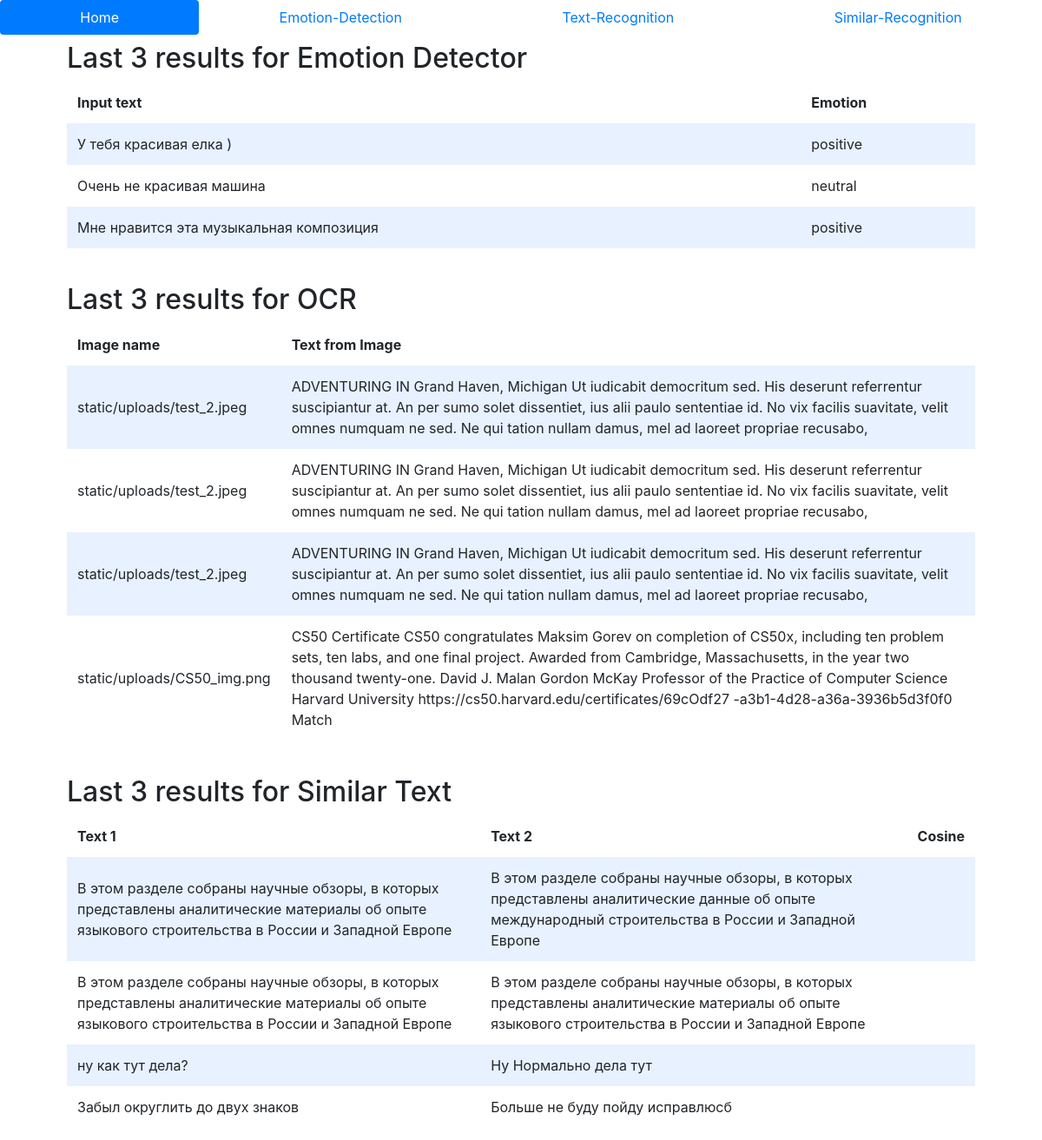
Before: / with the older database file.
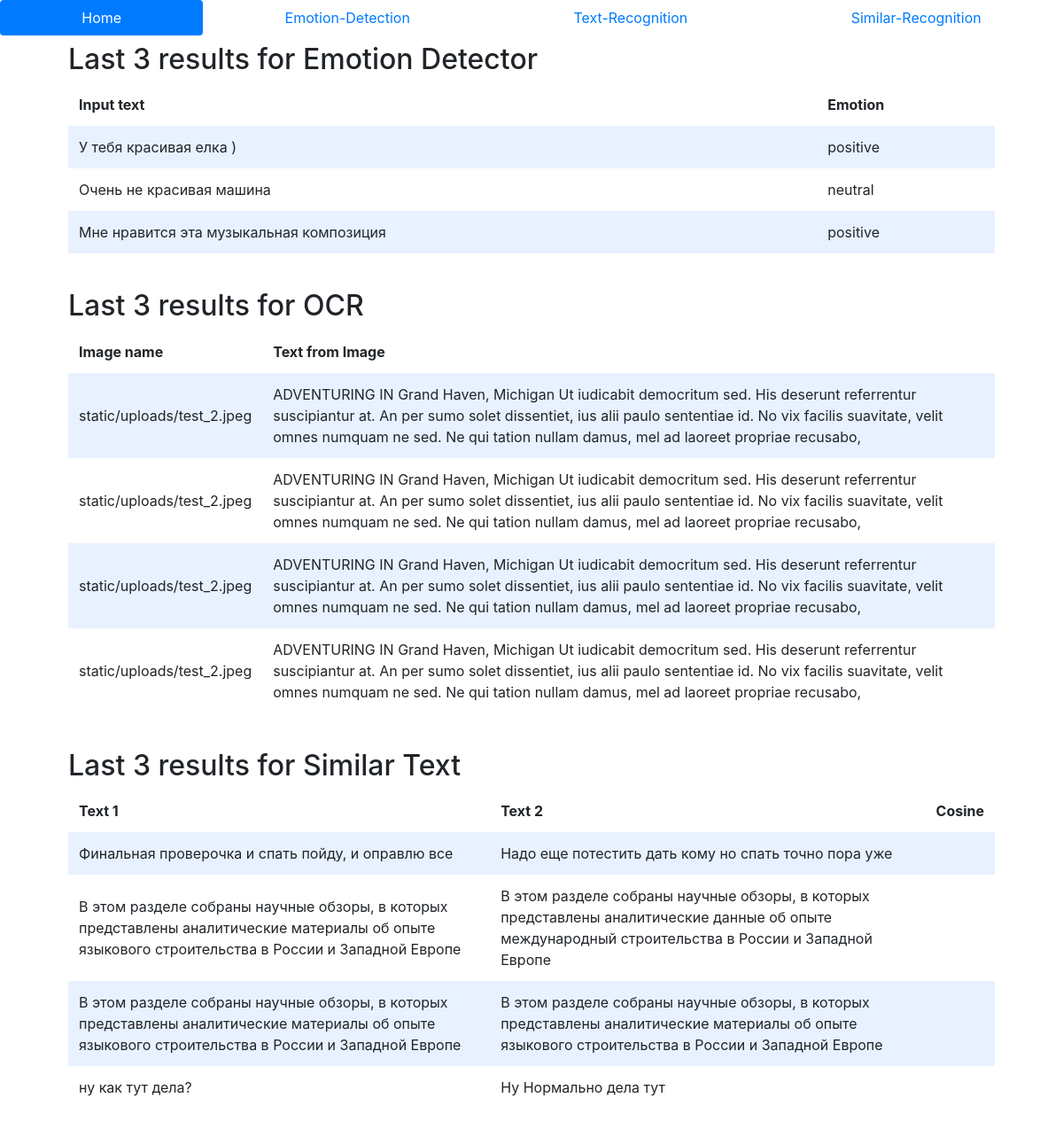
After: the same page with the newer database file.
### tables this page shows
CREATE TABLE emotion(id INTEGER PRIMARY KEY AUTOINCREMENT, input TEXT NOT NULL, output TEXT NOT NULL, score FLOAT NOT NULL);

CREATE TABLE image(id INTEGER PRIMARY KEY AUTOINCREMENT, image TEXT NOT NULL, text TECT NOT NULL);

CREATE TABLE similar(id INTEGER PRIMARY KEY AUTOINCREMENT, text_1 TEXT NOT NULL, text_2 TEXT NOT NULL, score FLOAT NOT NULL);

### app.py (the view)
@app.route("/")
def index():
    emotions = db.execute("SELECT * FROM emotion ORDER BY id DESC LIMIT 3")
    exctracted_txt = db.execute("SELECT * FROM image ORDER BY id DESC LIMIT 4")
    similar_texts = db.execute("SELECT * FROM similar ORDER BY id DESC LIMIT 4")
    return render_template("index.html",
                           emotions=emotions,
                           exctracted_txt=exctracted_txt,
                           similar_texts=similar_texts)

### app.py (called while the page is built)
@app.after_request
def after_request(response):
    response.headers["Cache-Control"] = "no-cache, no-store, must-revalidate"
    response.headers["Expires"] = 0
    response.headers["Pragma"] = "no-cache"
    return response

### templates/index.html (shortened to what this page needs)
<!DOCTYPE html>
<html lang="en">
    <head>
        <link rel="stylesheet" href="https://cdn.jsdelivr.net/npm/bootstrap@4.5.3/dist/css/bootstrap.min.css">
        <link href="static/styles.css" rel="stylesheet">
    </head>
    <body>
        <nav class="nav nav-pills nav-fill">
            <li class="nav-item">
                <a class="nav-link active" href="/">Home</a>
            </li>
            <li class="nav-item">
                <a class="nav-link" href="/emotion-detection">Emotion-Detection</a>
            </li>
            <li class="nav-item">
                <a class="nav-link" href="/text-recognition">Text-Recognition</a>
            </li>
            <li class="nav-item">
                <a class="nav-link" href="/similar-recognition">Similar-Recognition</a>
            </li>
        </nav>
        <div class="container">
            <div class="section">
                <h2>Last 3 results for Emotion Detector</h2>
                <table>
                    <thead>
                        <tr>
                            <th>Input text</th>
                            <th>Emotion</th>
                        </tr>
                    </thead>
                    <tbody>
                        {% for emotion in emotions %}
                            <tr>
                                <td>{{ emotion.input }}</td>
                                <td>{{ emotion.output }}</td>
                            </tr>
                        {% endfor %}
                    </tbody>
                </table>
            </div>
            <div class="section">
                <h2>Last 3 results for OCR</h2>
                <table>
                    <thead>
                        <tr>
                            <th>Image name</th>
                            <th>Text from Image</th>
                        </tr>
                    </thead>
                    <tbody>
                        {% for text_image in exctracted_txt %}
                            <tr>
                                <td>{{ text_image.image }}</td>
                                <td>{{ text_image.text }}</td>
                            </tr>
                        {% endfor %}
                    </tbody>
                </table>
            </div>
            <div class="section">
                <h2>Last 3 results for Similar Text</h2>
                <table>
                    <thead>
                        <tr>
                            <th>Text 1</th>
                            <th>Text 2</th>
                            <th>Cosine</th>
                        </tr>
                    </thead>
                    <tbody>
                        {% for similar in similar_texts %}
                            <tr>
                                <td>{{ similar.text_1 }}</td>
                                <td>{{ similar.text_2 }}</td>
                                <td>{{ similar.text_3 }}</td>
                            </tr>
                        {% endfor %}
                    </tbody>
                </table>
            </div>
        </div>
    </body>
</html>

Changed rows visible on the page:
no longer on this page (row unchanged): image: image "static/uploads/CS50_img.png", text "CS50 Certificate CS50 congratulates Maksim Gorev on completion of CS50x, including ten problem sets, ten labs, and one final project. Awarded from Cambridge, Massachusetts, in the year two thousand twenty-one. David J. Malan Gordon McKay Professor of the Practice of Computer Science Harvard University https://cs50.harvard.edu/certificates/69cOdf27 -a3b1-4d28-a36a-3936b5d3f0f0 Match"
no longer on this page (row unchanged): similar: text_1 "Забыл округлить до двух знаков", text_2 "Больше не буду пойду исправлюсб"
added image: image "static/uploads/test_2.jpeg", text "ADVENTURING IN Grand Haven, Michigan Ut iudicabit democritum sed. His deserunt referrentur suscipiantur at. An per sumo solet dissentiet, ius alii paulo sententiae id. No vix facilis suavitate, velit omnes numquam ne sed. Ne qui tation nullam damus, mel ad laoreet propriae recusabo,"
added similar: text_1 "Финальная проверочка и спать пойду, и оправлю все", text_2 "Надо еще потестить дать кому но спать точно пора уже"
